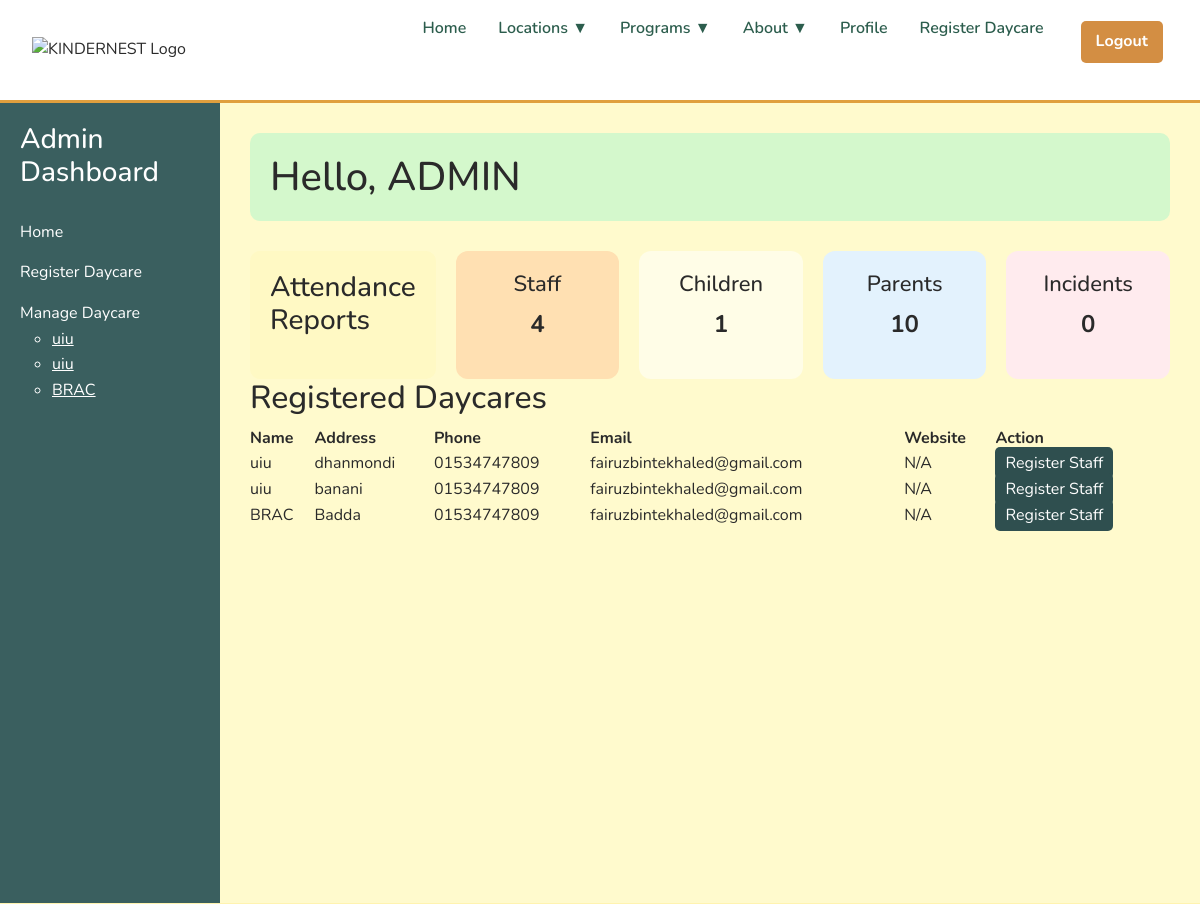
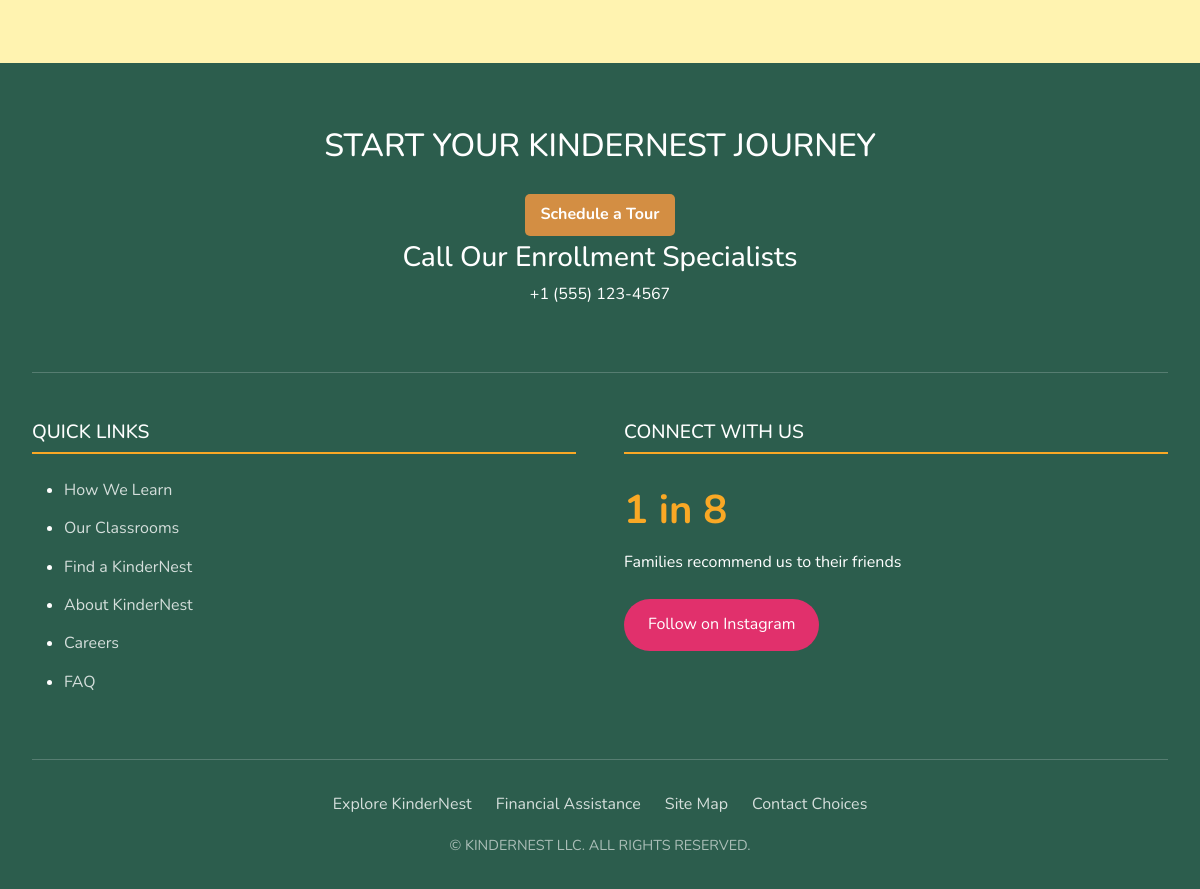
/accounts/admin/dashboard/ (signed in), run on the app's committed database (2 pictures, top to bottom).
### accounts/models.py (models this page shows, shortened)
class Daycare(models.Model):
    name = models.CharField(max_length=255)
    address = models.TextField()
    phone = models.CharField(max_length=20)
    email = models.EmailField()
    website = models.URLField(blank=True)
    established_date = models.DateField(null=True, blank=True)
    created_at = models.DateTimeField(auto_now_add=True)
    admin = models.ForeignKey(
        settings.AUTH_USER_MODEL,
        on_delete=models.CASCADE,
        related_name='daycares',
        null=True,    # <-- ADD THIS
        blank=True    # <-- ADD THIS
    )

### accounts/views.py (the view)
# urls.py: path('admin/dashboard/', admin_dashboard, name='admin_dashboard'),
@login_required
@user_passes_test(is_admin)
def admin_dashboard(request):
    daycares = Daycare.objects.filter(admin=request.user)
    total_children_count = 0
    total_staff_count = 0
    total_incidents_count = 0
    total_parents_count = Parent.objects.filter(role='parent').count()  # Parent count remains the same
    for daycare in daycares:
        total_children_count += daycare.children.count()
        total_staff_count += Staff.objects.filter(daycare=daycare).count()
        total_incidents_count += HealthIncident.objects.filter(child__daycare=daycare).count()
    daycare_list = daycares  # No need to query again, we already have the `daycares` QuerySet
    context = {
        'parent_count': total_parents_count,
        'staff_count': total_staff_count,
        'children_count': total_children_count,
        'incidents_count': total_incidents_count,
        'daycare_list': daycare_list,
    }
    return render(request, 'accounts/admin_dashboard.html', context)

### accounts/views.py (called while the page is built)
def is_admin(user):
    return user.role == 'admin'

### accounts/templates/accounts/admin_dashboard.html (shortened to what this page needs)
{% extends "base.html" %}
{% load static %}
{% block content %}
<div style="display: flex; min-height: 100vh; background-color: #FFFACD;">
    <div style="width: 220px; background-color: #3A5F5F; padding: 20px; color: white;">
        <h3>Admin Dashboard</h3>
        <ul style="list-style: none; padding-left: 0; margin-top: 30px;">
        <li style="margin-bottom: 15px;">
            <a href="{% url 'admin_dashboard' %}" style="color: white; text-decoration: none;"> Home</a>
        </li>
        <li style="margin-bottom: 15px;">
            <a href="{% url 'register_daycare' %}" style="color: white; text-decoration: none;"> Register Daycare</a>
        </li>
        <li>Manage Daycare
            <ul>
                {% for daycare in daycare_list %}
                    <li><a href="{% url 'daycare_detail' daycare.id %}" style="color: white;">{{ daycare.name }}</a></li>
                {% empty %}
                    <li><span style="color: white;">No Daycare Registered</span></li>
                {% endfor %}
            </ul>
        </li>
        </ul>
    </div>
    <div style="flex-grow: 1; padding: 30px; background-color: #FFFACD;">
        <h1 style="background-color: #d4f8cc; padding: 20px; border-radius: 10px;">Hello, ADMIN</h1>
        <div style="display: flex; flex-wrap: wrap; gap: 20px; margin-top: 30px;">
            <div style="background-color: #FFF9C4; padding: 20px; border-radius: 10px; flex: 1;">
                <h3>Attendance Reports</h3>
            </div>
            <div style="background-color: #FFE0B2; padding: 20px; border-radius: 12px; flex: 1; text-align: center;">
                <h4 style="font-size: 22px;">Staff</h4>
                <p style="font-size: 24px; font-weight: bold;">{{ staff_count }}</p>
            </div>
            <div style="background-color: #FFFDE7; padding: 20px; border-radius: 12px; flex: 1; text-align: center;">
                <h4 style="font-size: 22px;">Children</h4>
                <p style="font-size: 24px; font-weight: bold;">{{ children_count }}</p>
            </div>
            <div style="background-color: #E3F2FD; padding: 20px; border-radius: 12px; flex: 1; text-align: center;">
                <h4 style="font-size: 22px;">Parents</h4>
                <p style="font-size: 24px; font-weight: bold;">{{ parent_count }}</p>
            </div>
            <div style="background-color: #FFEBEE; padding: 20px; border-radius: 12px; flex: 1; text-align: center;">
                <h4 style="font-size: 22px;">Incidents</h4>
                <p style="font-size: 24px; font-weight: bold;">{{ incidents_count }}</p>
            </div>
        </div>
        <h2>Registered Daycares</h2>
        <table style="width: 100%; border-collapse: collapse;">
            <thead>
                <tr>
                    <th>Name</th>
                    <th>Address</th>
                    <th>Phone</th>
                    <th>Email</th>
                    <th>Website</th>
                    <th>Action</th>
                </tr>
            </thead>
            <tbody>
                {% for daycare in daycare_list %}
                <tr>
                    <td>{{ daycare.name }}</td>
                    <td>{{ daycare.address }}</td>
                    <td>{{ daycare.phone }}</td>
                    <td>{{ daycare.email }}</td>
                    <td>
                        {% if daycare.website %}
                            <a href="{{ daycare.website }}" target="_blank">Visit</a>
                        {% else %}
                            N/A
                        {% endif %}
                    </td>
                    <td>
                        <a href="{% url 'register_staff' daycare.id %}" style="background-color: #2f4f4f; color: white; padding: 5px 10px; border-radius: 5px; text-decoration: none;">Register Staff</a>
                    </td>
                </tr>
                {% empty %}
                <tr><td colspan="6">No Daycares Registered Yet</td></tr>
                {% endfor %}
            </tbody>
        </table>
    </div>
</div>
{% endblock %}

### accounts/static/css/style.css (style rules this page uses)
:root { --primary: #335c67; --secondary: #fff3b0; --accent1: #e09f3e; --accent2: #9e2a2b; --dark: #540b0e; --text-light: #fff8e1; --text-dark: #2a2a2a; }
body { background: var(--secondary); color: var(--text-dark); }
* { margin: 0; padding: 0; box-sizing: border-box; }
body { font-family: "Nunito", sans-serif; line-height: 1.6; }

### data on the page
Daycare: name "uiu", address "dhanmondi", phone "01534747809", email "fairuzbintekhaled@gmail.com", website "N/A"
Daycare: name "uiu", address "banani", phone "01534747809", email "fairuzbintekhaled@gmail.com", website "N/A"
Daycare: name "BRAC", address "Badda", phone "01534747809", email "fairuzbintekhaled@gmail.com", website "N/A"

### other printed values
{{ staff_count }} "4"
{{ children_count }} "1"
{{ parent_count }} "10"
{{ incidents_count }} "0"
